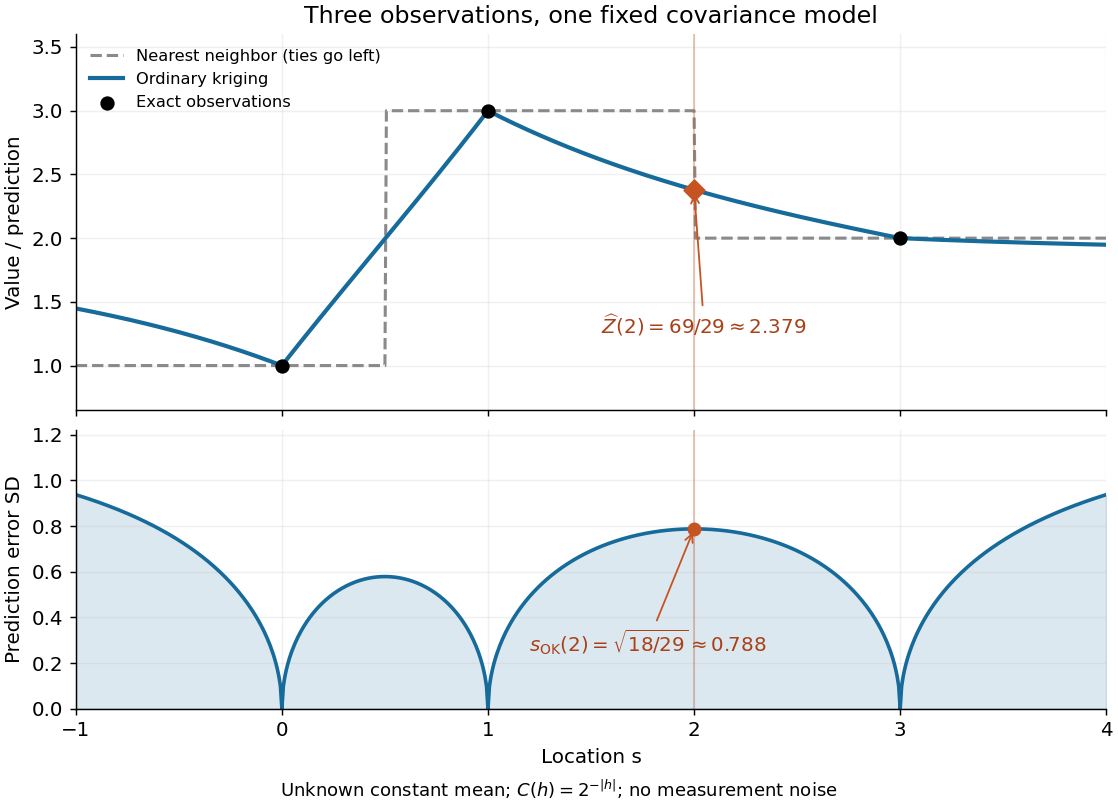

The Python source for this figure:
"""Three exact samples: ordinary kriging prediction and model error SD.

Run from _media. Tested with Python 3.14, NumPy 2.3.5, Matplotlib 3.10.7.
"""

from pathlib import Path

import matplotlib.pyplot as plt
import numpy as np


def main():
    sites = np.array([0.0, 1.0, 3.0])
    values = np.array([1.0, 3.0, 2.0])
    targets = np.unique(np.r_[np.linspace(-1, 4, 701), sites, 2.0])
    covariance = 2.0 ** -np.abs(sites[:, None] - sites)
    system = np.block(
        [[covariance, np.ones((3, 1))], [np.ones((1, 3)), np.zeros((1, 1))]]
    )
    cross = 2.0 ** -np.abs(sites[:, None] - targets)
    solution = np.linalg.solve(system, np.vstack([cross, np.ones(len(targets))]))
    weights, multiplier = solution[:3], solution[3]
    prediction = values @ weights
    variance = 1 - np.sum(weights * cross, axis=0) - multiplier
    assert variance.min() > -1e-12
    assert np.allclose(weights.sum(axis=0), 1)
    assert np.allclose(system @ solution, np.vstack([cross, np.ones(len(targets))]))
    at_two = np.flatnonzero(targets == 2)[0]
    assert np.isclose(prediction[at_two], 69 / 29)
    assert np.isclose(variance[at_two], 18 / 29)
    for site, value in zip(sites, values):
        idx = np.flatnonzero(targets == site)[0]
        assert np.isclose(prediction[idx], value)
        assert abs(variance[idx]) < 1e-12

    plt.rcParams.update({"font.size": 11, "axes.spines.top": False,
                         "axes.spines.right": False, "figure.facecolor": "white"})
    fig, (top, bottom) = plt.subplots(2, 1, figsize=(8.6, 6.2), sharex=True,
                                     gridspec_kw={"height_ratios": [1.35, 1]},
                                     layout="constrained")
    nearest = values[np.argmin(np.abs(targets[:, None] - sites), axis=1)]
    top.plot(targets, nearest, color="#8a8a8a", linestyle="--", linewidth=1.7,
             label="Nearest neighbor (ties go left)")
    top.plot(targets, prediction, color="#176b9b", linewidth=2.3,
             label="Ordinary kriging")
    top.scatter(sites, values, s=48, color="black", zorder=5, label="Exact observations")
    top.scatter([2], [69 / 29], s=65, marker="D", color="#c65422", zorder=6)
    top.annotate(r"$\widehat Z(2)=69/29\approx2.379$", (2, 69 / 29),
                 xytext=(1.55, 1.25), arrowprops={"arrowstyle": "->", "color": "#c65422"},
                 color="#a94118")
    top.set(ylabel="Value / prediction", ylim=(0.65, 3.6),
            title="Three observations, one fixed covariance model")
    top.legend(loc="upper left", ncol=1, fontsize=9, frameon=False)
    sd = np.sqrt(np.maximum(variance, 0))
    bottom.fill_between(targets, 0, sd, color="#176b9b", alpha=0.15)
    bottom.plot(targets, sd, color="#176b9b", linewidth=2)
    bottom.scatter([2], [np.sqrt(18 / 29)], color="#c65422", s=45, zorder=5)
    bottom.annotate(r"$s_{\rm OK}(2)=\sqrt{18/29}\approx0.788$", (2, np.sqrt(18 / 29)),
                    xytext=(1.2, 0.25), arrowprops={"arrowstyle": "->", "color": "#c65422"},
                    color="#a94118")
    bottom.set(xlabel="Location s", ylabel="Prediction error SD", ylim=(0, 1.22),
               xlim=(-1, 4), xticks=[-1, 0, 1, 2, 3, 4])
    for ax in (top, bottom):
        ax.axvline(2, color="#c65422", alpha=0.35, linewidth=1)
        ax.grid(alpha=0.18)
    fig.supxlabel(r"Unknown constant mean; $C(h)=2^{-|h|}$; no measurement noise", fontsize=10)
    fig.savefig(Path(__file__).stem + ".png", dpi=130, facecolor="white")
    plt.close(fig)


if __name__ == "__main__":
    main()
